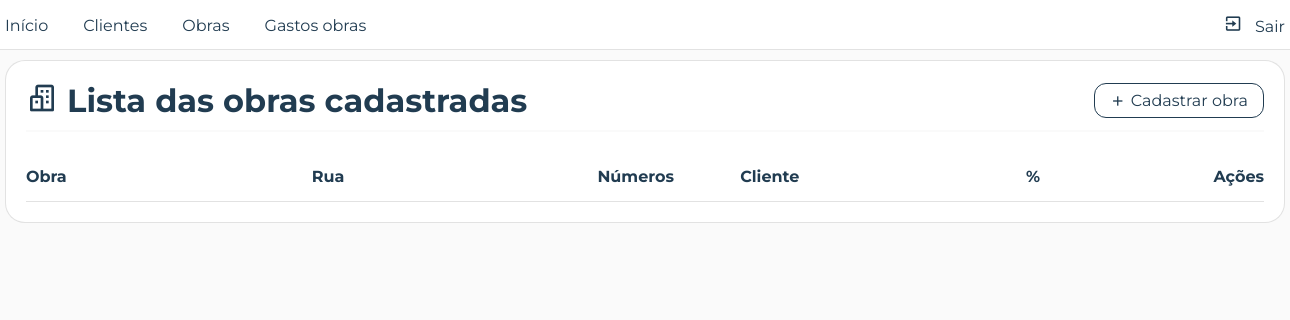
Page /pages/front/listas/lista_obras.php (signed in) on the earlier database version.
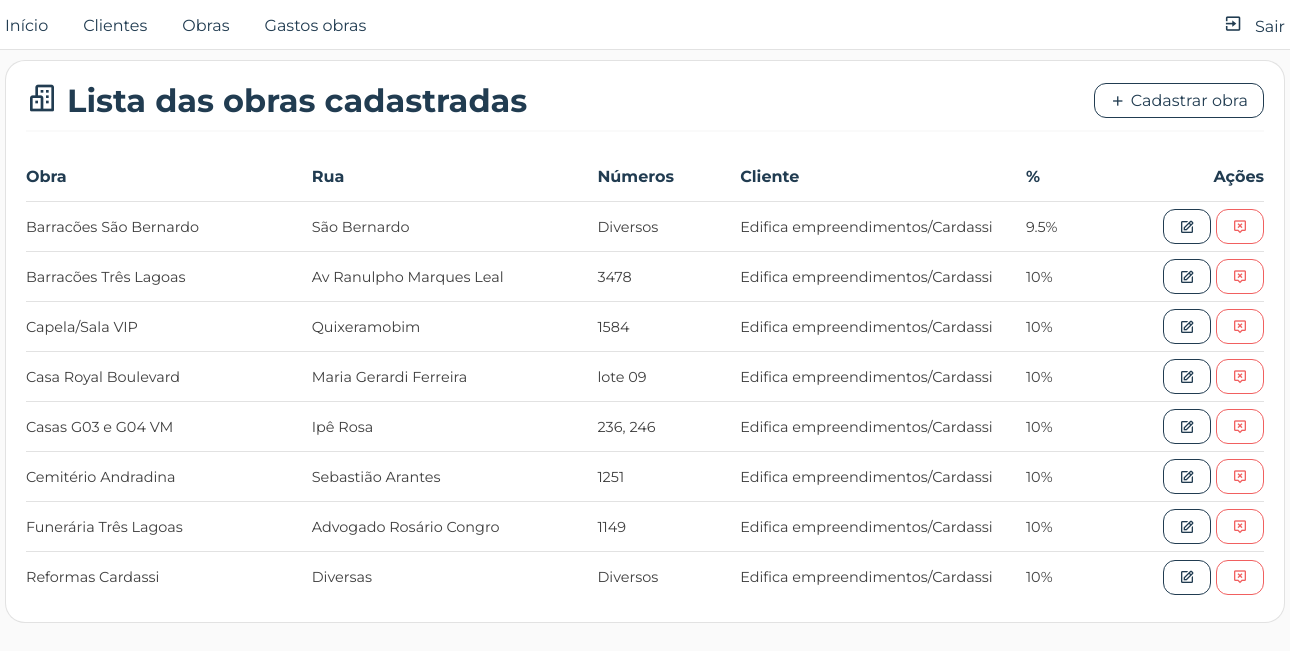
Same page on the later database version.
### tables this page shows
CREATE TABLE `obras` (
  `id` int(11) NOT NULL,
  `nome` varchar(50) NOT NULL,
  `cpf_cnpj_cliente` varchar(20) NOT NULL,
  `id_cidade` int(11) NOT NULL,
  `rua` varchar(50) NOT NULL,
  `numObra` char(10) NOT NULL,
  `porcentagem_cobranca` char(5) NOT NULL
);

CREATE TABLE `clientes` (
  `cpf_cnpj` varchar(20) NOT NULL,
  `nome` varchar(50) NOT NULL,
  `tipo_cliente` char(2) DEFAULT NULL
);

### pages/back/listas/lista_obrasdb.php (called while the page is built)
<?php
   require_once(__DIR__."/../../conexao/connection.php");
   try {
      $query = $conn->prepare("SELECT
                                 O.id,
                                 O.nome AS nomeObra,
                                 O.rua,
                                 O.numObra,
                                 O.porcentagem_cobranca AS porcentagem,
                                 C.cpf_cnpj,
                                 C.nome AS nomeCliente,
                                 Ci.cidade
                               FROM obras O
                               INNER JOIN clientes C
                               ON O.cpf_cnpj_cliente = C.cpf_cnpj
                               INNER JOIN cidades Ci
                               ON O.id_cidade = Ci.id
                               ORDER BY nomeObra ASC");
      $query->execute();
      if($query) {
         $obras = $query->fetchAll(PDO::FETCH_ASSOC);
         return $obras;
      }
   } catch(PDOException $erro) {
      echo $erro;
      echo "Não foi possível recuperar as obras cadastradas";
      exit();
   }
?>

### pages/front/listas/lista_obras.php (the view, shortened to what this page needs)
<?php
   require_once(__DIR__."/../../back/listas/lista_obrasdb.php");
?>
<!DOCTYPE html>
<html lang="pt-br">
<head>
      <link rel="stylesheet" href="<?= BASE_URL; ?>css/reset.css">
      <link rel="stylesheet" href="<?= BASE_URL; ?>css/style.css">
      <link rel="stylesheet" href="<?= BASE_URL; ?>css/listas.css">
      <link rel="stylesheet" href="<?= BASE_URL; ?>css/table.css">
</head>
<body>
      <?php require_once(__DIR__."/../menu.php"); ?>
      <div class="container container_lista">
         <div class="row rowTitulo">
            <h1><i class='bx bx-buildings icon_titulo' ></i> Lista das obras cadastradas</h1>
            <nav>
               <a href="<?= BASE_URL; ?>pages/front/cadastros/cadastrar_obras.php" class="btn nav"><i class='bx bx-plus'></i> Cadastrar obra</a>
            </nav>
         </div>
         <div class="row lista">
            <table class="tabela_gastos_obras">
               <tr class="linha_cabecalho">
                  <th class="f1-2">Obra</th>
                  <th class="f1-2">Rua</th>
                  <th class="f-6">Números</th>
                  <th class="f1-2">Cliente</th>
                  <th class="f-5">%</th>
                  <th class="f-5 celula_botoes_acoes">Ações</th>
               </tr>
               <?php
                  foreach($obras as $linha) {
               ?>
               <tr>
                  <td class="f1-2">
                     <p class=""><?= $linha['nomeObra']; ?></p>
                  </td>
                  <td class="f1-2">
                     <?= $linha['rua']; ?>
                  </td>
                  <td class="f-6">
                     <?= $linha['numObra']; ?>
                  </td>
                  <td class="f1-2">
                     <?= $linha['nomeCliente']; ?>
                  </td>
                  <td class="f-5">
                     <?= $linha['porcentagem'] != null ? $linha['porcentagem'].'%' : "Não definido"; ?>
                  </td>
                  <td class="f-5 celula_botoes_acoes">
                     <a href="<?= BASE_URL; ?>pages/front/edits/editar_obra.php?id=<?= $linha['id']; ?>" class="btn editar">
                        <i class='bx bx-edit'></i>
                     </a>
                     <a
                        href="<?= BASE_URL; ?>pages/back/excluir/excluir_obradb.php?id=<?= $linha['id']; ?>"
                        class="btn excluir"
                        onclick="confirmarExclusao(event, '')">
                        <i class='bx bx-message-alt-x'></i>
                     </a>
                  </td>
               </tr>
               <?php
                  }
               ?>
            </table>
         </div>
      </div>
</body>
</html>

### pages/front/menu.php (shortened to what this page needs)
<head>
   <link rel="stylesheet" href="<?= BASE_URL; ?>css/menu.css">
   <link href='https://unpkg.com/boxicons@2.1.4/css/boxicons.min.css' rel='stylesheet'>
</head>
<header>
   <div class="container">
      <nav>
         <ul>
            <li class="btnMenu"><a href="<?= BASE_URL; ?>?nomePag=Inicio">Início</a></li>
            <li class="btnMenu"><a href="<?= BASE_URL; ?>pages/front/listas/lista_clientes.php?nomePag=Clientes">Clientes</a></li>
            <li class="btnMenu"><a href="<?= BASE_URL; ?>pages/front/listas/lista_obras.php?nomePag=Obras">Obras</a></li>
            <li class="btnMenu"><a href="<?= BASE_URL; ?>pages/front/listas/lista_gastos_obras.php?nomePag=Gastos obras">Gastos obras</a></li>
         </ul>
         <ul>
            <li class="btnMenu btnSair"><a href="<?= BASE_URL; ?>pages/back/exit.php"><i class='bx bx-exit'></i> Sair</a></li>
         </ul>
      </nav>
   </div>
</header>

### css/style.css (style rules this page uses)
body { width: 100%; height: auto; padding: 60px 0 10px 0; background-color: var(--gelo); }
.container { width: 1280px; margin: 0 auto; }
.row { width: 100%; }
a.btn, button.btn { width: fit-content; height: 35px; border-radius: 12px; border: 1px solid var(--realce); background-color: transparent; display: block; padding: 0 15px; place-content: center; text-decoration: none; cursor: pointer; display: flex; gap: 5px; align-items: center; color: var(--realce); font-size: 1rem; transition: all var(--trans02) ease; }

### css/variaveis.css (style rules this page uses)
:root { --cor-texto: rgba(26, 26, 26, 0.84); --cinza: rgba(26, 26, 26, 0.7); --cinza-claro: rgba(37, 37, 37, 0.438); --borda-card: rgba(37, 37, 37, 0.130); --borda-outline-input: #213c5133; --realce: #213C51; --realce02: #173044; --gelo: #fafafa; --branco: #fff; --vermelho: #f16060; --vermelho02: #cc4545; --verde: #66ac5f; --bg-icon-card1: #ddf8e0; --co-icon-card1: #66ac5f; --bg-icon-card2: #ddf4f8; --co-icon-card2: #5f89ac; --bg-icon-card3: #e9ddf8; --co-icon-card3: #805fac; --bg-icon-card4: #f8eddd; --co-icon-card4: #ac8d5f; --trans02: .2s; --trans04: .4s; }

Differences in the rows shown:
added obras: nome "Barracões São Bernardo", rua "São Bernardo", numObra "Diversos", clientes.nome "Edifica empreendimentos/Cardassi", porcentagem_cobranca "9.5"
added obras: nome "Barracões Três Lagoas", rua "Av Ranulpho Marques Leal", numObra "3478", clientes.nome "Edifica empreendimentos/Cardassi", porcentagem_cobranca "10"
added obras: nome "Capela/Sala VIP", rua "Quixeramobim", numObra "1584", clientes.nome "Edifica empreendimentos/Cardassi", porcentagem_cobranca "10"
added obras: nome "Casa Royal Boulevard", rua "Maria Gerardi Ferreira", numObra "lote 09", clientes.nome "Edifica empreendimentos/Cardassi", porcentagem_cobranca "10"
added obras: nome "Casas G03 e G04 VM", rua "Ipê Rosa", numObra "236, 246", clientes.nome "Edifica empreendimentos/Cardassi", porcentagem_cobranca "10"
added obras: nome "Cemitério Andradina", rua "Sebastião Arantes", numObra "1251", clientes.nome "Edifica empreendimentos/Cardassi", porcentagem_cobranca "10"
added obras: nome "Funerária Três Lagoas", rua "Advogado Rosário Congro", numObra "1149", clientes.nome "Edifica empreendimentos/Cardassi", porcentagem_cobranca "10"
added obras: nome "Reformas Cardassi", rua "Diversas", numObra "Diversos", clientes.nome "Edifica empreendimentos/Cardassi", porcentagem_cobranca "10"
